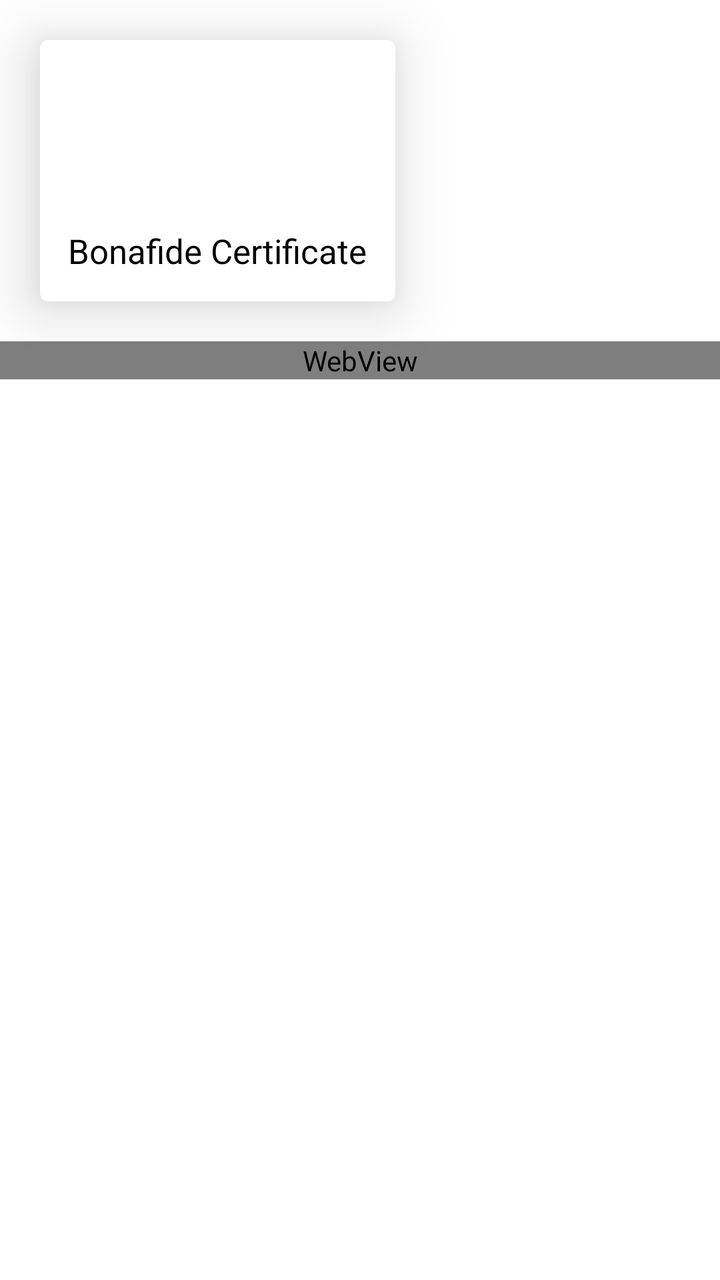
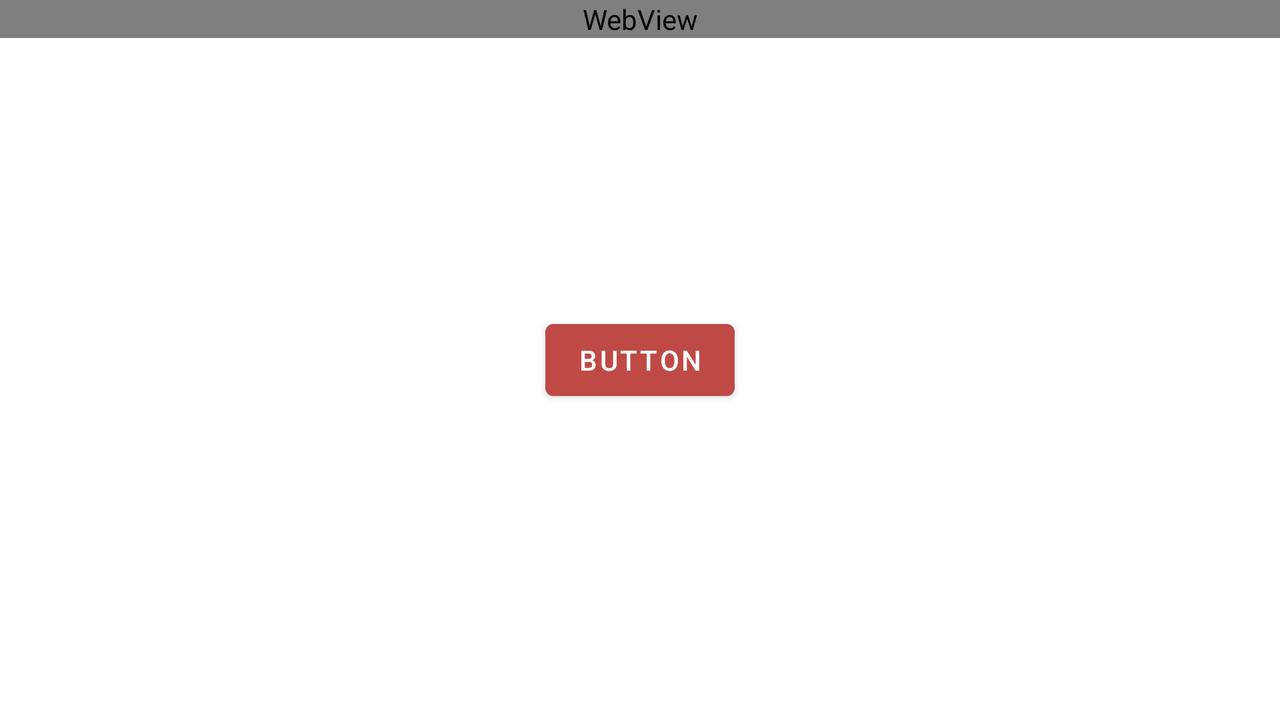

First picture: res/layout/ on a phone held upright. Second picture: the repository's own variant of that layout, on a device whose configuration matches the variant's folder. Source for both follows.
<!-- AndroidManifest.xml: application theme Theme.GPMPRO -->
<!-- res/layout/activity_main.xml -->
<?xml version="1.0" encoding="utf-8"?>
<LinearLayout xmlns:android="http://schemas.android.com/apk/res/android"
    xmlns:app="http://schemas.android.com/apk/res-auto"
    xmlns:tools="http://schemas.android.com/tools"
    android:layout_width="match_parent"
    android:layout_height="match_parent"
    android:orientation="vertical"
    tools:context=".MainActivity">

    <androidx.cardview.widget.CardView
        android:id="@+id/bonafide"
        android:layout_width="wrap_content"
        android:layout_height="wrap_content"
        app:cardCornerRadius="4sp"
        app:cardElevation="18sp"
        android:layout_margin="20sp">
        <LinearLayout
            android:layout_width="match_parent"
            android:layout_height="wrap_content"
            android:layout_gravity="center"
            android:gravity="center"
            android:layout_margin="10sp"
            android:orientation="vertical">
            <ImageView
                android:layout_width="80sp"
                android:layout_height="80sp"
                android:src="@drawable/scan"/>

            <TextView
                android:layout_width="wrap_content"
                android:layout_height="wrap_content"
                android:text="Bonafide Certificate"
                android:layout_margin="4sp"
                android:textSize="17sp"
                android:textColor="#000000"/>
        </LinearLayout>

    </androidx.cardview.widget.CardView>


    <WebView
        android:layout_width="match_parent"
        android:layout_height="wrap_content"
        android:id="@+id/web"
        tools:ignore="MissingConstraints" />

</LinearLayout>
<!-- resources referenced by this layout -->
<resources>
  <style name="Theme.GPMPRO" parent="Theme.MaterialComponents.DayNight.DarkActionBar">
          
          <item name="colorPrimary">@color/purple_500</item>
          <item name="colorPrimaryVariant">@color/purple_700</item>
          <item name="colorOnPrimary">@color/white</item>
          
          <item name="colorSecondary">@color/teal_200</item>
          <item name="colorSecondaryVariant">@color/teal_700</item>
          <item name="colorOnSecondary">@color/black</item>
          
          <item name="android:statusBarColor">?attr/colorPrimaryVariant</item>
          
      </style>
  <color name="purple_500">#BF4A45</color>
  <color name="purple_700">#BF4A45</color>
  <color name="white">#FFFFFFFF</color>
  <color name="teal_200">#BF4A45</color>
  <color name="teal_700">#FF018786</color>
  <color name="black">#FF000000</color>
</resources>
<!-- res/layout-land/activity_main.xml (the repository's variant of the layout above) -->
<!-- drawn on the phone turned sideways -->
<?xml version="1.0" encoding="utf-8"?>
<androidx.constraintlayout.widget.ConstraintLayout xmlns:android="http://schemas.android.com/apk/res/android"
    xmlns:app="http://schemas.android.com/apk/res-auto"
    xmlns:tools="http://schemas.android.com/tools"
    android:layout_width="match_parent"
    android:layout_height="match_parent"
    tools:context=".MainActivity">


    <Button
        android:id="@+id/scan_btn"
        android:layout_width="wrap_content"
        android:layout_height="wrap_content"
        android:text="Button"
        app:layout_constraintBottom_toBottomOf="parent"
        app:layout_constraintEnd_toEndOf="parent"
        app:layout_constraintStart_toStartOf="parent"
        app:layout_constraintTop_toTopOf="parent" />
    
    <WebView
        android:layout_width="match_parent"
        android:layout_height="wrap_content"
        android:id="@+id/web"
        tools:ignore="MissingConstraints" />

</androidx.constraintlayout.widget.ConstraintLayout>
